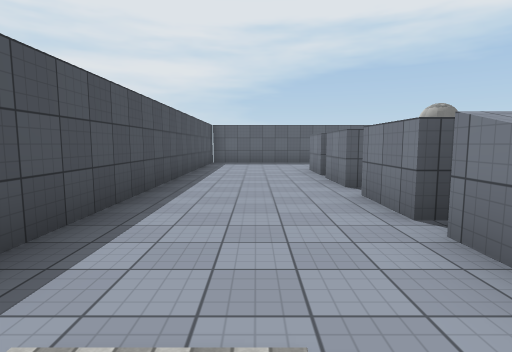
view 1 (above)

18 first-person views from a walk through a Unity game level. The camera is 1.4 m above the floor, tilts 6° down and sees 80° across. The floor is counted in squares, 2 m on a side. Each view is taken from the middle of a square. On the plan, view 1 faces up. The plan holds only what a view shows up to about 10 squares ahead; the rest is blank. The player is left out. Some animated figures are left out. Door leaves are left out, so doorways stand open. Some surface patterns are stand-ins.

view 2
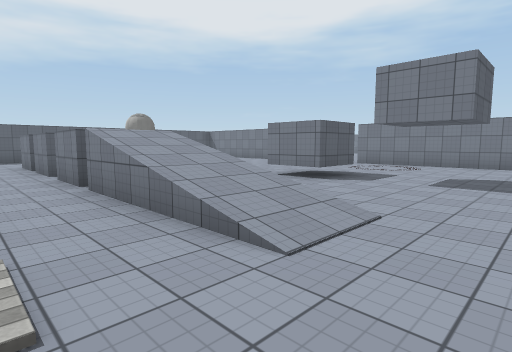

view 3
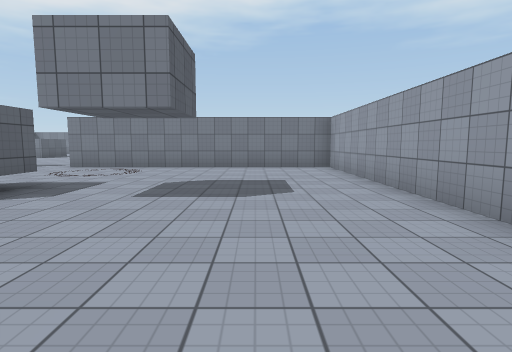

view 4
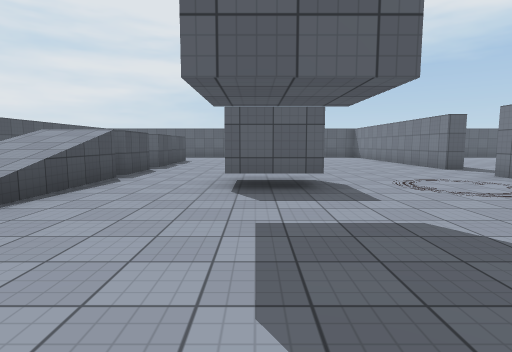

view 5
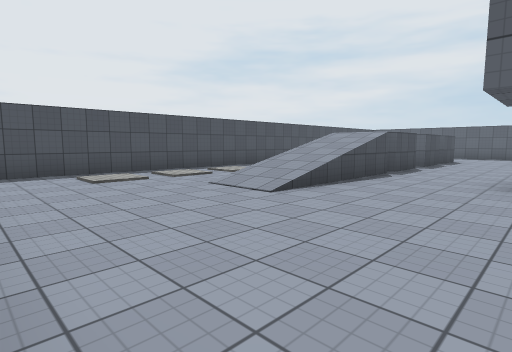

view 6
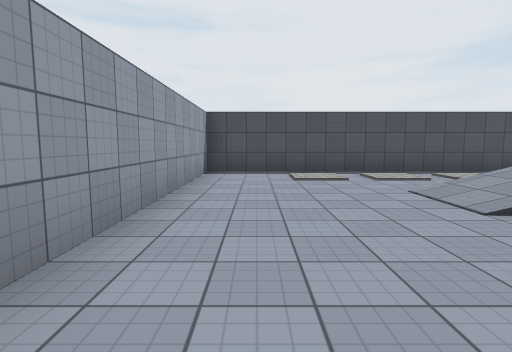

view 7
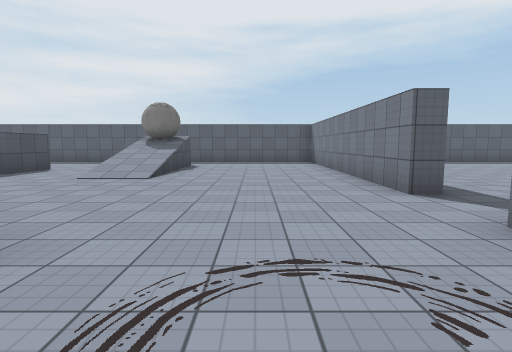

view 8
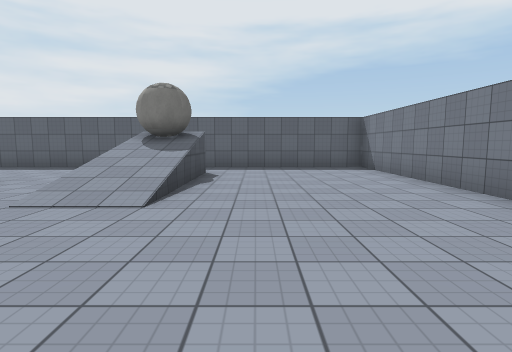

view 9
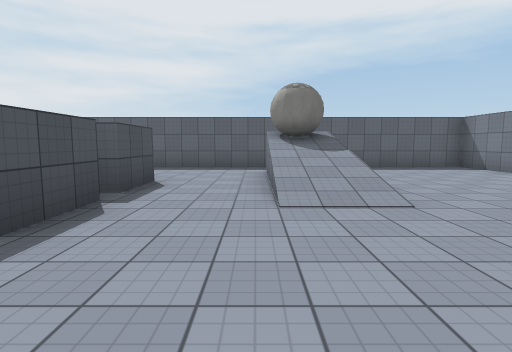

view 10
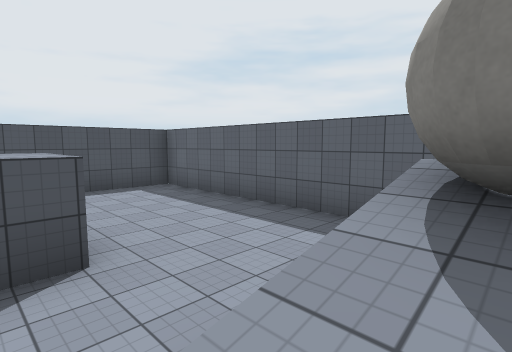

view 11
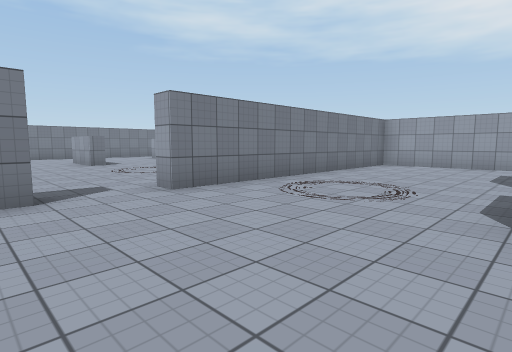

view 12
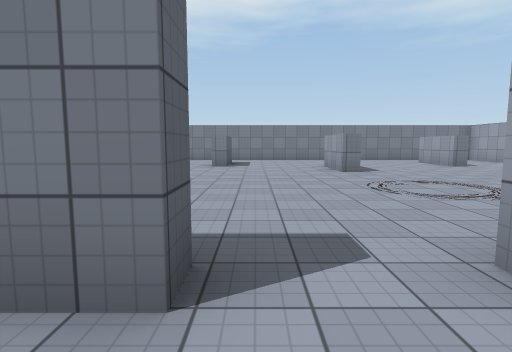

view 13
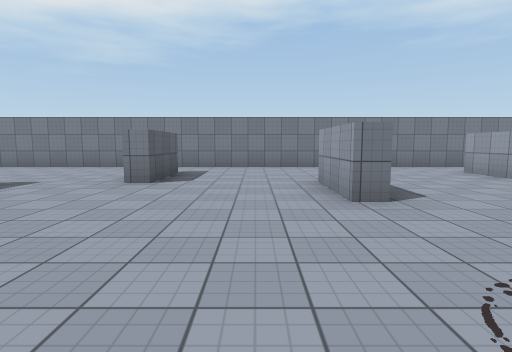

view 14
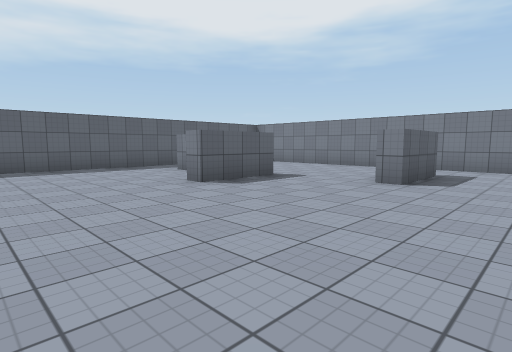

view 15
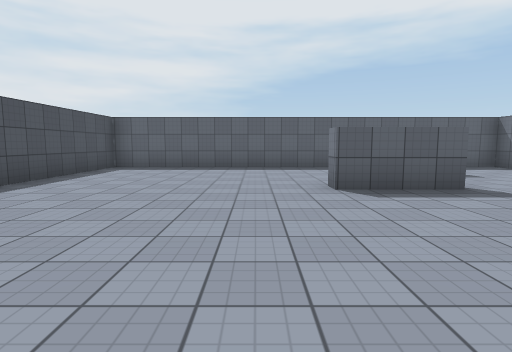

view 16
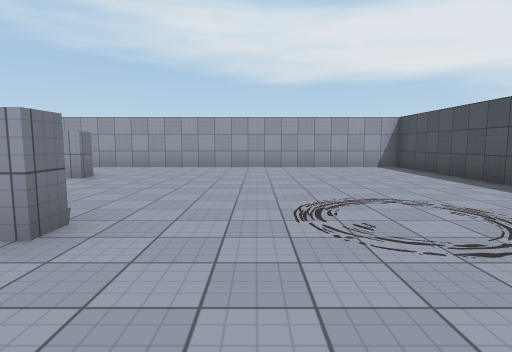

view 17
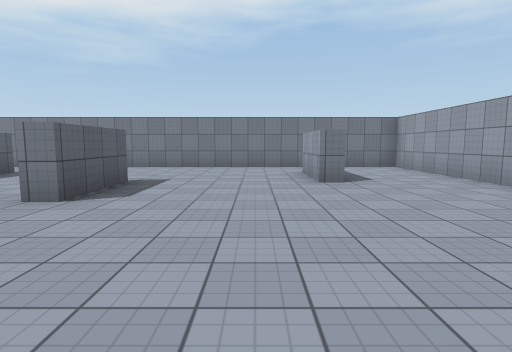

view 18
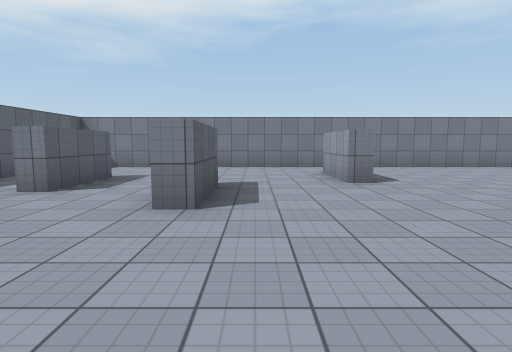

### Floor plan
Key: @ floor where view 1 was taken; # wall or solid block; . floor; / step, stairs or slope; D open door; v drop or lower ground; B ball.
Columns run from 2 left of view 1 to 24 right of it. Each row starts with its distance up from view 1.
 13 ###########################
 12 #....... .....#...........#
 11 #....... .....#...........#
 10 #.......B/....#......##...#
  9 #.......//....#...........#
  8 #...##..//....#.....##....#
  7 #.......//....#...........#
  6 #...##........#...........#
  5 #.............#.......##..#
  4 #...##.......DD...........#
  3 #...##.......DD...........#
  2 #.../v..# ....#...........#
  1 #...//..##....#.....##....#
  0 #.@.//........#...........#
 -1 #...//........#...........#
 -2 #.............#...........#
 -3 #.............#.......##..#
 -4 #.............#...........#
 -5 #.............#...........#
 -6 ###########################

Where each view was taken, in squares from view 1:
view 1: 0 up, 0 right, facing up
view 2: 3 down, 0 right, facing up-right
view 3: 3 down, 2 right, facing right
view 4: 4 down, 6 right, facing up
view 5: 5 down, 6 right, facing up-left
view 6: 4 down, 6 right, facing left
view 7: 0 up, 9 right, facing up
view 8: 3 up, 8 right, facing up
view 9: 3 up, 5 right, facing up
view 10: 8 up, 6 right, facing up-left
view 11: 5 up, 7 right, facing down-right
view 12: 4 up, 10 right, facing right
view 13: 3 up, 14 right, facing right
view 14: 3 up, 14 right, facing up-right
view 15: 3 up, 16 right, facing up
view 16: 4 up, 16 right, facing down
view 17: 1 down, 14 right, facing right
view 18: 7 up, 14 right, facing right
